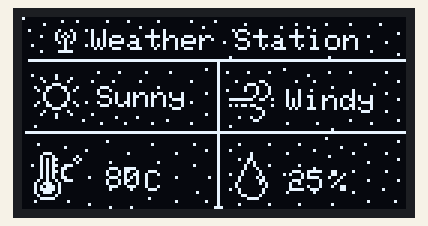
Simulated run of this sketch. Board: Arduino Uno, built with avr-gcc and run on an emulated ATmega328P. On the bench: 128×64 one-colour display.

Above: at 0.1 s.

The sketch:

climate_station_fixed.ino
```cpp
static const unsigned char PROGMEM image_BLE_beacon_bits[] = {0x44,0x92,0xaa,0x92,0x54,0x10,0x10,0x7c};

static const unsigned char PROGMEM image_display_brightness_bits[] = {0x01,0x00,0x21,0x08,0x10,0x10,0x03,0x80,0x8c,0x62,0x48,0x24,0x10,0x10,0x10,0x10,0x10,0x10,0x48,0x24,0x8c,0x62,0x03,0x80,0x10,0x10,0x21,0x08,0x01,0x00,0x00,0x00};

static const unsigned char PROGMEM image_download_bits[] = {0x04,0x00,0x04,0x00,0x0c,0x00,0x0a,0x00,0x12,0x00,0x11,0x00,0x20,0x80,0x20,0x80,0x41,0x40,0x40,0xc0,0x80,0xa0,0x80,0x20,0x40,0x40,0x40,0x40,0x30,0x80,0x0f,0x00};

static const unsigned char PROGMEM image_Layer_21_bits[] = {0x04,0x00,0x00,0x00,0x00,0x00,0x00,0x10,0x00,0x00,0x00,0x00,0x01,0x00,0x00,0x00,0x00,0x00,0x00,0x00,0x00,0x10,0x00,0x00,0x00,0x00,0x00,0x00,0x00,0x00,0x00,0x00,0x00,0x00,0x00,0x00,0x00,0x00,0x00,0x10,0x00,0x00,0x00,0x00,0x00,0x00,0x01,0x00,0x00,0x00,0x00,0x10,0x00,0x00,0x00,0x00,0x00,0x00,0x01,0x00,0x00,0x00,0x00,0x00,0x00,0x10,0x00,0x00,0x00,0x00,0x00,0x00,0x00,0x00,0x00,0x00,0x00,0x00,0x00,0x10,0x80,0x00,0x00,0x00,0x00,0x00,0x01,0x00,0x00,0x00,0x00,0x10,0x40,0x00,0x00,0x00,0x00,0x00,0x01,0x00,0x00,0x00,0x00,0x00,0x40,0x10,0x00,0x00,0x00,0x00,0x02,0x00,0x00,0x00,0x00,0x00,0x00,0x00,0x40,0x20};

static const unsigned char PROGMEM image_Layer_22_bits[] = {0x80,0x00,0x00,0x00,0x00,0x40,0x00,0x00,0x00,0x00,0x00,0x00,0x00,0x00,0x00,0x00,0x20,0x00,0x00,0x00,0x00,0x00,0x00,0x00,0x00,0x00,0x00,0x00,0x00,0x40};

static const unsigned char PROGMEM image_Layer_23_bits[] = {0x00,0x10,0x80,0x20,0x40,0x10,0x02,0x02,0x00,0x00,0x00,0x00,0x00,0x00,0x00,0x04,0x00,0x00,0x00,0x00,0x00,0x00,0x00,0x00,0x80,0x00,0x40,0x10,0x10,0x00,0x00,0x00,0x00,0x00,0x04,0x00,0x00,0x20,0x00,0x00,0x08,0x04,0x00,0x00,0x00,0x80,0x00,0x10,0x00,0x00,0x00,0x00,0x00,0x08,0x00,0x00,0x00,0x00,0x00,0x00,0x00,0x00,0x00,0x00,0x00,0x00,0x00,0x00,0x00,0x00,0x00,0x00,0x00,0x00,0x00,0x08,0x00,0x00,0x00,0x00,0x00,0x00,0x00,0x00,0x00,0x00,0x00,0x00,0x00,0x00,0x00,0x00,0x00,0x00,0x00,0x00,0x00,0x00,0x00,0x00,0x00,0x00,0x00,0x00,0x00,0x00,0x00,0x00,0x00,0x00,0x00,0x00,0x00,0x40,0x00,0x00,0x00,0x00,0x00,0x00,0x40,0x00,0x10,0x00,0x00,0x00,0x00,0x00,0x00,0x00,0x00,0x00,0x00,0x00,0x00,0x00,0x00,0x00,0x00,0x00,0x00,0x00,0x00,0x00,0x00,0x00,0x00,0x00,0x00,0x00,0x08,0x00,0x00,0x00,0x00,0x00,0x00,0x00,0x00,0x00,0x00,0x00,0x00,0x00,0x00,0x00,0x00,0x00,0x00,0x00,0x00,0x00,0x00,0x00,0x00,0x00,0x00,0x00,0x00,0x00,0x00,0x00,0x00,0x00,0x00,0x00,0x00,0x00,0x10,0x00,0x00,0x00,0x08,0x00,0x00,0x00,0x00,0x00,0x00,0x00,0x00,0x00,0x00,0x00,0x00,0x00,0x00,0x00,0x00,0x00,0x00,0x00,0x00,0x00,0x00,0x00,0x00,0x00,0x00,0x00,0x00,0x00,0x00,0x00,0x00,0x00,0x00,0x00,0x00,0x00,0x00,0x00,0x00,0x00,0x00,0x00,0x00,0x00,0x00,0x00,0x00,0x00,0x00,0x00,0x00,0x00,0x00,0x10,0x00,0x00,0x04,0x00,0x00,0x00,0x00,0x00,0x00,0x01,0x02,0x01,0x01,0x00,0x00,0x20,0x40,0x80,0x00,0x08,0x10,0x01,0x40,0x00,0x00,0x00,0x00,0x00,0x00,0x00,0x00,0x00,0x00,0x04,0x00,0x00,0x00,0x00,0x00,0x00,0x00,0x00,0x00,0x00,0x00,0x00,0x00,0x00,0x00,0x00,0x00,0x00,0x00,0x00,0x04,0x08,0x04,0x00,0x02,0x00,0x04,0x00,0x00,0x41,0x00,0x00,0x00,0x00,0x00,0x00,0x00,0x00,0x00,0x00,0x00,0x00,0x00,0x00,0x00,0x00,0x00,0x00,0x00,0x00,0x00,0x00,0x00,0x10,0x00,0x00,0x00,0x00,0x00,0x00,0x04,0x00,0x00,0x00,0x00,0x00,0x00,0x00,0x00,0x00,0x00,0x20,0x00,0x00,0x00,0x00,0x00,0x00,0x00,0x00,0x00,0x00,0x00,0x00,0x00,0x10,0x00,0x00,0x00,0x00,0x00,0x00,0x00,0x00,0x00,0x00,0x00,0x00,0x00,0x00,0x00,0x00,0x00,0x00,0x00,0x00,0x00,0x00,0x00,0x00,0x00,0x00,0x00,0x00,0x00,0x00,0x00,0x00,0x00,0x00,0x00,0x00,0x00,0x00,0x00,0x10,0x00,0x00,0x00,0x02,0x00,0x00,0x00,0x00,0x00,0x00,0x00,0x00,0x00,0x00,0x00,0x00,0x00,0x00,0x00,0x00,0x00,0x00,0x00,0x00,0x00,0x00,0x00,0x00,0x00,0x00,0x00,0x00,0x00,0x00,0x00,0x00,0x00,0x00,0x00,0x00,0x00,0x00,0x00,0x00,0x00,0x00,0x00,0x00,0x00,0x00,0x00,0x00,0x00,0x00,0x00,0x00,0x00,0x00,0x00,0x04,0x00,0x00,0x00,0x00,0x10,0x00,0x00,0x00,0x00,0x00,0x00,0x00,0x00,0x00,0x00,0x04,0x08,0x00,0x00,0x00,0x02,0x00,0x00,0x00,0x00,0x00,0x00,0x00,0x00,0x20,0x00,0x00,0x02,0x00,0x00,0x00,0x00,0x00,0x00,0x00,0x10,0x00,0x00,0x00,0x00,0x80,0x80,0x40,0x02,0x00,0x00,0x00,0x02,0x00,0x80,0x00,0x00,0x20,0x00,0x00,0x00,0x00,0x00,0x00,0x00,0x10,0x00,0x00,0x00,0x00,0x00,0x00,0x00,0x00,0x00,0x00,0x00,0x00,0x00,0x00,0x00,0x00,0x00,0x00,0x04,0x00,0x00,0x00,0x00,0x00,0x00,0x00,0x00,0x00,0x00,0x00,0x00,0x00,0x20,0x00,0x00,0x00,0x00,0x00,0x00,0x00,0x00,0x00,0x00,0x00,0x00,0x00,0x00,0x00,0x00,0x00,0x00,0x00,0x00,0x00,0x00,0x00,0x00,0x00,0x00,0x00,0x00,0x00,0x00,0x10,0x00,0x00,0x00,0x00,0x00,0x20,0x00,0x00,0x00,0x00,0x00,0x00,0x00,0x00,0x00,0x00,0x00,0x10,0x00,0x00,0x00,0x00,0x40,0x01,0x00,0x02,0x00,0x80,0x20,0x00,0x00,0x00,0x00,0x08,0x00,0x00,0x00,0x00,0x00,0x00,0x00,0x00,0x00,0x00,0x00,0x80,0x00,0x00,0x00,0x10,0x00,0x00,0x00,0x00,0x10,0x10,0x00,0x00,0x01,0x00,0x00,0x00,0x00,0x00,0x00,0x00,0x40,0x00,0x40,0x00,0x00,0x00,0x02,0x00,0x00,0x08,0x00,0x00,0x00,0x00,0x00,0x00,0x00,0x00,0x00,0x00,0x00,0x00,0x00,0x08,0x00,0x00,0x00,0x00,0x00,0x00,0x00,0x00,0x00,0x00,0x02,0x00,0x00,0x00,0x00,0x00,0x00,0x00,0x00,0x00,0x10,0x00,0x10,0x00,0x00,0x00,0x00,0x00,0x00,0x00,0x00,0x00,0x40,0x00,0x00,0x00,0x00,0x00,0x01,0x00,0x00,0x00,0x80,0x20,0x00,0x00,0x00,0x00,0x00,0x00,0x00,0x00,0x00,0x00,0x00,0x00,0x00,0x00,0x01,0x00,0x00,0x00,0x00,0x00,0x00,0x00,0x00,0x00,0x00,0x00,0x00,0x00,0x00,0x00,0x00,0x08,0x00,0x00,0x00,0x00,0x00,0x00,0x00,0x00,0x00,0x10,0x00,0x04,0x00,0x00,0x00,0x00,0x00,0x00,0x08,0x00,0x00,0x00,0x40,0x08,0x00,0x00,0x00,0x00,0x08,0x00,0x00,0x00,0x00,0x00,0x00,0x00,0x00,0x00,0x00,0x00,0x00,0x00,0x00,0x00,0x00,0x00,0x00,0x00,0x00,0x00,0x00,0x00,0x00,0x00,0x00,0x00,0x00,0x20,0x00,0x00,0x00,0x00,0x00,0x00,0x00,0x00,0x00,0x00,0x00,0x00,0x00,0x00,0x00,0x00,0x00,0x00,0x00,0x00,0x00,0x10,0x20,0x00,0x00,0x00,0x10,0x00,0x00,0x00,0x00,0x00,0x00,0x00,0x00,0x00,0x00,0x00,0x00,0x00,0x80,0x00,0x00,0x02,0x01,0x00,0x08,0x00,0x00,0x00,0x00,0x00,0x00,0x00,0x00,0x00,0x00,0x00,0x00,0x00,0x00,0x00,0x00,0x00,0x00,0x00,0x00,0x00,0x80,0x00,0x00,0x00,0x00,0x00,0x00,0x00,0x00,0x00,0x20,0x04,0x00,0x00,0x00,0x00,0x40,0x10,0x00,0x00,0x00,0x00,0x00,0x00,0x00,0x00,0x00,0x08,0x00,0x00,0x00,0x00,0x00,0x02,0x00,0x80,0x20,0x04,0x00,0x00,0x00,0x00,0x00,0x10,0x20,0x00,0x00,0x00,0x00,0x00,0x00,0x00,0x00,0x00,0x00};

static const unsigned char PROGMEM image_Layer_8_bits[] = {0x40,0x40,0x40,0x40,0x40,0x40,0x40,0x40,0x40,0x40,0x40,0x40,0x40,0x40,0x40,0x40,0x40,0x40,0x40,0x40,0x40,0x40,0x40,0x40,0x40,0x40,0x40,0x40,0x40,0x40,0x40,0x40,0x40,0x40,0x40,0x40,0x40,0x40,0x40,0x40,0x40,0x40,0x40,0x40,0x40,0x40,0x40,0x40,0x40,0xe0};

static const unsigned char PROGMEM image_music_record_bits[] = {0x60,0xf0,0xf0,0x60};

static const unsigned char PROGMEM image_music_record_button_bits[] = {0x00,0x00};

static const unsigned char PROGMEM image_Pressed_Button_bits[] = {0xc0,0xc0};

static const unsigned char PROGMEM image_weather_temperature_bits[] = {0x1c,0x00,0x22,0x02,0x2b,0x05,0x2a,0x02,0x2b,0x38,0x2a,0x60,0x2b,0x40,0x2a,0x40,0x2a,0x60,0x49,0x38,0x9c,0x80,0xae,0x80,0xbe,0x80,0x9c,0x80,0x41,0x00,0x3e,0x00};

static const unsigned char PROGMEM image_weather_wind_bits[] = {0x00,0x00,0x00,0x00,0x00,0x30,0x03,0x88,0x04,0x44,0x04,0x44,0x00,0x44,0x00,0x88,0xff,0x32,0x00,0x00,0xad,0x82,0x00,0x60,0x00,0x10,0x00,0x10,0x01,0x20,0x00,0xc0};
#include <Wire.h>
#include <Adafruit_GFX.h>
#include <Adafruit_SSD1306.h>

#define SCREEN_WIDTH 128 // OLED display width, in pixels
#define SCREEN_HEIGHT 64 // OLED display height, in pixels

#define OLED_RESET     -1 // Reset pin # (or -1 if sharing Arduino reset pin)
#define SCREEN_ADDRESS 0x3C ///< See datasheet for Address; 0x3D for 128x64, 0x3C for 128x32
Adafruit_SSD1306 display(SCREEN_WIDTH, SCREEN_HEIGHT, &Wire, OLED_RESET);
#include <DHT.h>
#define DHTPIN 7
#define DHTTYPE  DHT11
DHT dht(DHTPIN, DHTTYPE);
void setup(){
  // put your setup code here, to run once:
display.begin(SSD1306_SWITCHCAPVCC, SCREEN_ADDRESS);
	display.clearDisplay();
  dht.begin();
}

void loop() {
  // put your main code here, to run repeatedly:

display.clearDisplay();
display.setTextColor(1);
display.setTextWrap(false);
display.setCursor(23, 4);
display.print("Weather Station");

display.drawLine(127, 14, 2, 14, 1);

display.setCursor(69, 29);
display.print("");

display.drawBitmap(71, 45, image_download_bits, 11, 16, 1);

display.drawLine(0, 0, 0, 0, 1);

display.drawLine(0, 0, 0, 0, 1);

display.drawLine(1, 38, 128, 38, 1);

display.drawBitmap(64, 14, image_Layer_8_bits, 3, 50, 1);

display.drawBitmap(4, 19, image_display_brightness_bits, 15, 16, 1);

display.drawBitmap(4, 45, image_weather_temperature_bits, 16, 16, 1);

display.drawBitmap(11, 4, image_BLE_beacon_bits, 7, 8, 1);

display.drawBitmap(69, 19, image_weather_wind_bits, 15, 16, 1);

display.setCursor(88, 24);
display.print("Windy");

display.setCursor(25, 23);
display.print("Sunny");

display.drawBitmap(51, 64, image_music_record_bits, 4, 4, 1);

display.setCursor(41, 51);
display.print("C");

display.drawBitmap(109, 63, image_music_record_button_bits, 2, 2, 1);

display.setCursor(103, 51);
display.print("%");

display.drawBitmap(34, 50, image_Pressed_Button_bits, 2, 2, 1);

display.drawLine(0, 0, 0, 0, 1);

display.drawBitmap(114, 2, image_Layer_21_bits, 12, 60, 1);

display.drawBitmap(115, 6, image_Layer_22_bits, 3, 30, 1);

display.drawBitmap(2, 1, image_Layer_23_bits, 120, 63, 1);


display.setCursor(89, 51);
//display.print("temp");
display.print("25");

display.setCursor(28, 50);
//display.print("hum");
display.print("80");
display.display();


}
```
